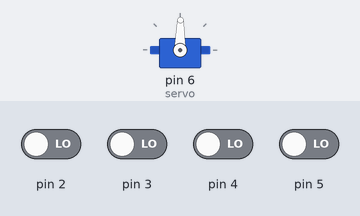
Simulated run of this sketch. Board: Arduino Uno, built with avr-gcc and run on an emulated ATmega328P. On the bench: servo. The test bench sets the inputs (shaded band); at power-on: pin 2–5 LOW.

Above: at 1.2 s.
1.3 s: pin 2 driven HIGH
At 2.5 s:
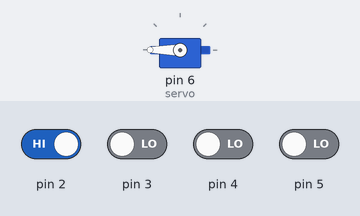
2.8 s: pin 2 driven LOW
At 3.5 s:
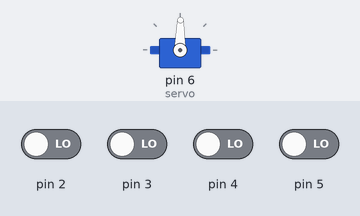
4.3 s: pin 3 driven HIGH
At 4.9 s:
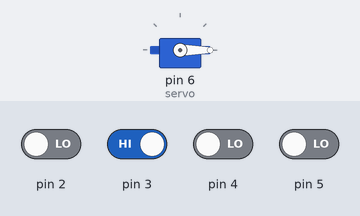
5.8 s: pin 3 driven LOW
At 7.0 s:
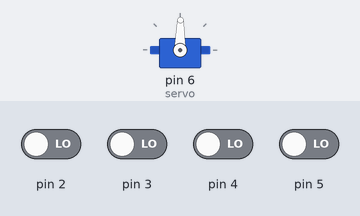
Timing chart, 0 to 8.3 s (numbered marks = the images above; inputs shaded):
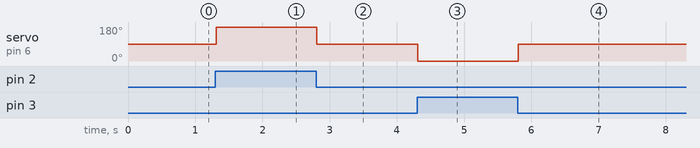

The sketch:

roleta.ino
```cpp
#include<Servo.h>
int pos = 0;

//Sterownik rolety na przyciski + dwa mechanizmy krańcowe

Servo servo;
void setup() {
  pinMode(2, INPUT);
  pinMode(3, INPUT);
  pinMode(4, INPUT);
  pinMode(5, INPUT);
  servo.attach(6);
}
void loop() {

  // Żaden z przycisków nie jest naciśnięty / są wciśnięte obydwa
  // Servo stoi
  while (digitalRead(2) == HIGH && digitalRead(3) == HIGH) {
    pos=89;
    servo.write(pos);
    delay(15);
  }
  while (digitalRead(2) == LOW && digitalRead(3) == LOW) {
    pos=89;
    servo.write(pos);
    delay(15);
  }
    // Skręt w prawo
  while (digitalRead(2) == HIGH && digitalRead(3) == LOW && digitalRead(5) == LOW) {
    pos=180;
    servo.write(pos);
    delay(15);
  }
  while (digitalRead(2) == HIGH && digitalRead(3) == LOW && digitalRead(5) == HIGH) {
    pos=89;
    servo.write(pos);
    delay(15);
  }

  // Skręt w lewo
  while (digitalRead(2) == LOW && digitalRead(3) == HIGH && digitalRead(4) == LOW) {
    pos=-180;
    servo.write(pos);
    delay(15);
  }
  while (digitalRead(2) == LOW && digitalRead(3) == HIGH && digitalRead(4) == HIGH) {
    pos=89;
    servo.write(pos);
    delay(15);


  }
}
```

Measured:
- after the input at 1.3 s, servo on pin 6 (servo): 89° → 180° at once
- after the input at 2.8 s, servo on pin 6 (servo): 180° → 89° at once
- after the input at 4.3 s, servo on pin 6 (servo): 89° → 0° at once
- after the input at 5.8 s, servo on pin 6 (servo): 0° → 89° at once
